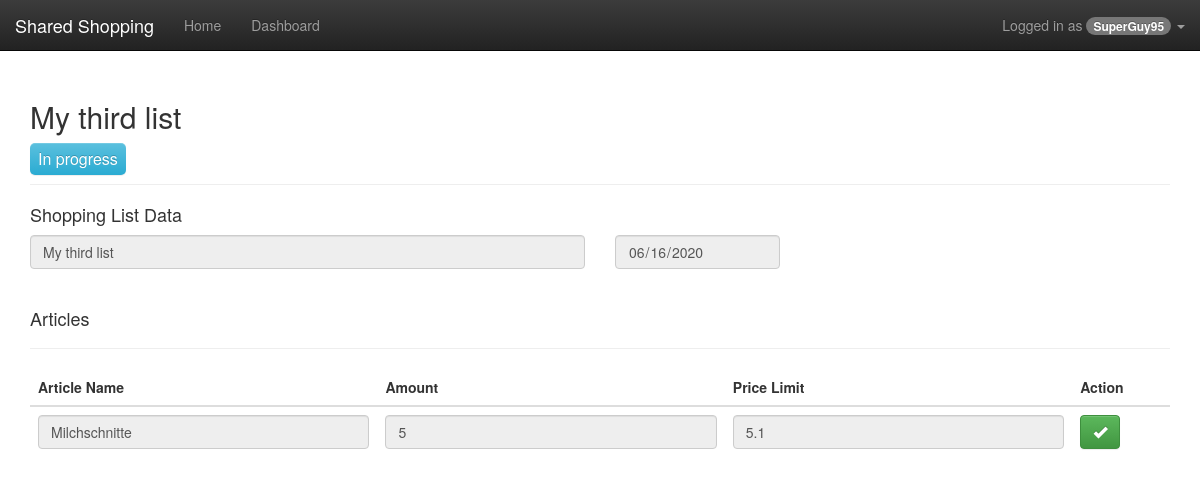
Screenshot of /index.php?view=detail&shoppingListId=3 (signed in) with the database file from the repository.
### tables this page shows
CREATE TABLE users (
	id int(11) NOT NULL AUTO_INCREMENT,
	user_name varchar(255) NOT NULL,
	password_hash char(40) NOT NULL,
	user_type ENUM('volunteer', 'helpseeker'),
    PRIMARY KEY (id),
	UNIQUE KEY user_name (user_name)
);

CREATE TABLE shopping_list (
	id int(11) NOT NULL AUTO_INCREMENT,
	creator_id int(11) NOT NULL,
	volunteer_id int(11) NULL DEFAULT NULL,
	title varchar(255) NOT NULL,
	date_until timestamp NOT NULL,
	deleted_at timestamp NULL DEFAULT NULL,
	created_at timestamp NOT NULL,
	status ENUM('Done', 'Draft', 'In progress', 'Open'),
	total_price decimal(10,2) NULL DEFAULT NULL,
	PRIMARY KEY (id),
	KEY creator_id (creator_id)
);

CREATE TABLE articles (
	id int(11) NOT NULL AUTO_INCREMENT,
    shopping_list_id int(11) NOT NULL,
	title varchar(255) NOT NULL,
	price_limit decimal(10,2) NOT NULL,
    amount int(11) NOT NULL,
	deleted_at timestamp NULL DEFAULT NULL,
	is_done BOOL DEFAULT false,
	PRIMARY KEY (id),
	KEY shopping_list_id (shopping_list_id)
);

### index.php (called while the page is built, shortened)
<?php
require_once('inc/bootstrap.php');
$default_view = 'welcome';
$view = $default_view;
if (isset($_REQUEST['view']) &&
    file_exists(__DIR__ . '/views/' . $_REQUEST['view'] . '.php')) {
        $view = $_REQUEST['view'];
    }
require_once('views/' . $view . '.php');
?>

### lib/Data/DataManager.php (called while the page is built, shortened)
<?php
class DataManager
{
    private static $__connection;
    private static function getConnection()
    {
        if (!isset(self::$__connection)) {
            $type = 'mysql';
            $host = 'localhost';
            $name = 'fh_2020_scm4_S1810307013';
            $user = 'fh_2020_scm4';
            $pass = 'fh_2020_scm4';
            self::$__connection = new \PDO($type . ':host=' . $host . ';dbname=' . $name . ';charset=utf8', $user, $pass);
        }
        return self::$__connection;
    }
    private static function query($connection, $query, $parameters = [])
    {
        $connection->setAttribute(\PDO::ATTR_ERRMODE, \PDO::ERRMODE_EXCEPTION);
        $connection->setAttribute(\PDO::ATTR_EMULATE_PREPARES, false);
        try {
            $statement = $connection->prepare($query);
            $i = 1;
            foreach ($parameters as $param) {
                if (is_int($param)) {
                    $statement->bindValue($i, $param, \PDO::PARAM_INT);
                }
                $i++;
            }
            $statement->execute();
        } catch (\Exception $e) {
            die ($e->getMessage());
        }
        return $statement;
    }
    private static function fetchObject($cursor)
    {
        return $cursor->fetch(\PDO::FETCH_OBJ);
    }
    private static function closeConnection()
    {
        self::$__connection = null;
    }
    public static function getArticlesByShoppingListId(int $shoppingListId): array
    {
        $articles = [];
        $con = self::getConnection();
        $res = self::query($con, "
            SELECT id, shopping_list_id, title, price_limit, amount, is_done
            FROM articles
            WHERE shopping_list_id = ? AND deleted_at IS NULL;
        ", [$shoppingListId]);
        while ($article = self::fetchObject($res)) {
            $articles[] = new Article($article->id, $article->shopping_list_id, $article->title, $article->price_limit, $article->amount, $article->is_done);
        }
        return $articles;
    }
    public static function getShoppingListById(int $shoppingListId): ?ShoppingList
    {
        $dateFormatString = "Y-m-d";
        $con = self::getConnection();
        $res = self::query($con, "
            SELECT id, creator_id, volunteer_id, title, date_until, status, total_price
            FROM shopping_list
            WHERE id = ? AND deleted_at IS NULL;
        ", [$shoppingListId]);
        $resSL = self::fetchObject($res);
        $shoppingList = null;
        if ($resSL) {
            $shoppingList = new ShoppingList($resSL->id, $resSL->creator_id, $resSL->volunteer_id, $resSL->title, date($dateFormatString, strtotime($resSL->date_until)), $resSL->status, $resSL->total_price);
        }
        return $shoppingList;
    }
    public static function getUserById(int $userId)
    {
        $user = null;
        $con = self::getConnection();
        $res = self::query($con, "
            SELECT id, user_name, password_hash, user_type
            FROM users
            WHERE id = ?;
        ", [$userId]);
        if ($u = self::fetchObject($res)) {
            $user = new User($u->id, $u->user_name, $u->password_hash, $u->user_type);
        }
        return $user;
    }
}
?>

### lib/SharedShopping/AuthenticationManager.php (called while the page is built, shortened)
<?php
class AuthenticationManager extends BaseObject
{
    public static function isAuthenticated() : bool {
        return isset($_SESSION['user']);
    }
    public static function getAuthenticatedUser () {
        return self::isAuthenticated() ? \Data\DataManager::getUserById($_SESSION['user']) : null;
    }
    public static function getAuthenticatedUserType () {
        $user = self::getAuthenticatedUser();
        return $user ? $user->getUserType() : null;
    }
}

### inc/bootstrap.php (called while the page is built, shortened)
<?php
spl_autoload_register(function ($class) {
   $filename = __DIR__ . '/../lib/' . str_replace('\\', DIRECTORY_SEPARATOR, $class) . '.php';
});
require_once(__DIR__ .'/../lib/Data/DataManager.php');

### lib/SharedShopping/User.php (called while the page is built, shortened)
<?php
class User extends Entity {
  private $userName;
  private $userType;
  public function __construct(int $id, string $userName, string $passwordHash, string $userType) {
    $this->userName = $userName;
    $this->userType = $userType;
  }
  public function getUserName() : string {
    return $this->userName;
  }
  public function getUserType() : string {
    return $this->userType;
  }
}

### lib/SharedShopping/Util.php (called while the page is built, shortened)
<?php
class Util extends BaseObject {
    public static function escape(string $string) : string {
        return nl2br(htmlentities($string));
    }
    public static function action(string $action, array $params = null) : string {
        $page = isset($_REQUEST[Controller::PAGE]) ?
            $_REQUEST[Controller::PAGE] :
            $_SERVER['REQUEST_URI'];
        $res = 'index.php?' . Controller::ACTION . '=' . rawurlencode($action) . '&' . Controller::PAGE . '=' .
            rawurlencode($page);
        if (is_array($params)) {
            foreach ($params as $name => $value) {
                $res .= '&' . rawurlencode($name) . '=' . rawurlencode($value);
            }
        }
        return $res;
    }
}

### lib/SharedShopping/ShoppingList.php (called while the page is built, shortened)
<?php
class ShoppingList extends Entity {
  private $volunteerId;
  private $title;
  private $status;
  public function __construct(int $id, int $creatorId, ?int $volunteerId, string $title, string $dateUntil, string $status, ?float $totalPrice) {
    $this->volunteerId = $volunteerId;
    $this->title = $title;
    $this->status = $status;
  }
  public function getVolunteerId() : ?int {
    return $this->volunteerId;
  }
  public function getTitle() : string {
    return $this->title;
  }
  public function getStatus() : string {
    return $this->status;
  }
}

### lib/SharedShopping/Entity.php (called while the page is built, shortened)
<?php
class Entity extends BaseObject implements IData  {
    private $id;
    public function __construct (int $id) {
        $this->id = $id;
    }
    public function getId() : int {
        return $this->id;
    }
}

### lib/SharedShopping/Article.php (called while the page is built, shortened)
<?php
class Article extends Entity {
  private $title;
  private $priceLimit;
  private $amount;
  private $isDone;
  public function __construct(int $id, int $shoppingListId, string $title, float $priceLimit, int $amount, bool $isDone) {
    $this->title = $title;
    $this->priceLimit = $priceLimit;
    $this->amount = $amount;
    $this->isDone = $isDone;
  }
  public function getTitle() : string {
    return $this->title;
  }
  public function getPriceLimit() : float {
    return $this->priceLimit;
  }
  public function getAmount() : int {
    return $this->amount;
  }
  public function getIsDone() : bool {
    return $this->isDone;
  }
}

### lib/SharedShopping/PermissionManager.php (called while the page is built, shortened)
<?php
class PermissionManager extends BaseObject
{
    public static function canManipulateDataInView(int $shoppingListId) : bool {
        $userType = AuthenticationManager::getAuthenticatedUserType();
        $shoppingList = DataManager::getShoppingListById($shoppingListId);
        return false;
    }
    public static function canSetArticlesToDone(int $shoppingListId) {
        $userType = AuthenticationManager::getAuthenticatedUserType();
        $shoppingList = DataManager::getShoppingListById($shoppingListId);
        $shoppingListStatus = $shoppingList->getStatus();
        if ($userType == UserType::VOLUNTEER) {
            if ($shoppingList && ($shoppingListStatus == ShoppingListStatus::IN_PROGRESS) && $shoppingList->getVolunteerId() == $_SESSION['user']) {
                return true;
            }
        }
        return false;
    }
}

### views/partials/volunteer/detailView.php (the view, shortened to what this page needs)
<div class="page-header">
    <h2><?php echo htmlentities($listTitle);?></h2>
    <?php require('views/partials/shoppingList/SLStatus.php'); ?>
</div>
<h4>Shopping List Data</h4>
<form class="form-horizontal" method="post" action="<?php echo Util::action(SharedShopping\Controller::ACTION_SL_UPDATE, array('shoppingListId' => Util::escape($shoppingList->getId()))); ?>">
<?php $actionButtonType = "update"; require('views/partials/shoppingList/SLInputGroup.php'); ?>
</form>
<div class="page-header">
    <h4>Articles</h4>
</div>
<?php require('views/partials/article/articleList.php'); ?>

### views/partials/header.php (shortened to what this page needs)
<?php
$user = AuthenticationManager::getAuthenticatedUser();
?>
<!DOCTYPE html>
<html>
<head>
    <link href="assets/bootstrap/css/bootstrap.min.css" rel="stylesheet">
    <link href="assets/bootstrap/css/bootstrap-theme.min.css" rel="stylesheet">
    <link href="assets/main.css" rel="stylesheet">
</head>
<body>
<div class="navbar navbar-inverse navbar-fixed-top">
    <div class="container-fluid">
        <div class="navbar-header">
            <a class="navbar-brand" href="index.php">Shared Shopping</a>
        </div>
        <div class="navbar-collapse collapse" id="bs-navbar-collapse-1">
            <ul class="nav navbar-nav">
                <li  <?php if ($view === 'welcome') { ?>class="active"<?php } ?>><a href="index.php">Home</a></li>
                <li <?php if ($view === 'dashboard') { ?>class="active"<?php } ?>><a href="index.php?view=dashboard">Dashboard</a></li>
            </ul>
            <ul class="nav navbar-nav navbar-right login">
                <li class="dropdown">
                    <?php  if ($user == null): ?>
                        <a href="#" class="dropdown-toggle" data-toggle="dropdown" role="button" aria-expanded="false">
                            Not logged in!
                            <b class="caret"></b>
                        </a>
                        <ul class="dropdown-menu" role="menu">
                            <li>
                                <a href="index.php?view=login">Login now</a>
                            </li>
                        </ul>
                    <?php else: ?>
                <a href="#" class="dropdown-toggle" data-toggle="dropdown" role="button" aria-expanded="false">
                  Logged in as  <span class="badge"><?php echo Util::escape($user->getUserName()); ?></span>
                  <b class="caret"></b>
                </a>
              <?php endif;  ?>
                </li>
            </ul>
        </div>
    </div>
</div>
<div class="container">

### views/partials/shoppingList/SLStatus.php (shortened to what this page needs)
<div class="badge badge-status
<?php $status = $shoppingList->getStatus();
    switch($status) {
        case ShoppingListStatus::IN_PROGRESS:
            echo htmlentities('btn-info');
            break;
    }
?>
"><?php echo htmlentities($shoppingList->getStatus());?></div>

### views/partials/shoppingList/SLName.php
<input required type="text" class="form-control" id="listTitle" name="<?php print SharedShopping\Controller::SL_TITLE; ?>" placeholder="My New ShoppingList" value="<?php echo htmlentities($listTitle); ?>"  <?php if ($userType == SharedShopping\UserType::VOLUNTEER) : ?> disabled <?php endif; ?>>

### views/partials/article/articleList.php (shortened to what this page needs)
<?php use SharedShopping\Util, Data\DataManager, SharedShopping\ShoppingListStatus;
    $articleList = DataManager::getArticlesByShoppingListId($shoppingListId);
?>
<table class="table">
    <thead>
    <tr>
        <th>
            Article Name
        </th>
        <th>
            Amount
        </th>
        <th>
            Price Limit
        </th>
        <th>
            Action
        </th>
    </tr>
    </thead>
    <tbody>
    <?php
    foreach ($articleList as $item):
        $articleTitle = $item->getTitle();
        $articleAmount = $item->getAmount();
        $articlePrice = $item->getPriceLimit();
        ?>
        <form method="post" action="<?php echo Util::action(SharedShopping\Controller::ACTION_ARTICLE_MODIFY, array('articleId' => Util::escape($item->getId()), 'shoppingListId' => $shoppingListId)); ?>">
        <tr>
            <td>
                <?php require('views/partials/article/articleTitle.php'); ?>
            </td>
            <td>
                <?php require('views/partials/article/articleAmount.php'); ?>
            </td>
            <td>
                <?php require('views/partials/article/articlePrice.php'); ?>
            </td>
            <td>
            <?php if (SharedShopping\PermissionManager::canSetArticlesToDone($shoppingListId)) : ?>
                <?php if ($item->getIsDone() == false) : ?>
                    <button class="btn btn-success" value="<?php echo SharedShopping\Controller::ACTION_ARTICLE_DONE ?>" name="<?php echo SharedShopping\Controller::ACTION_ARTICLE_DONE ?>"><span class="glyphicon glyphicon-ok" aria-hidden="true"></span></button>
                <?php endif; ?>
            <?php endif; ?>
            </td>
        </tr>
        </form>
    <?php endforeach;
    ?>
    </tbody>
</table>

### views/partials/article/articleTitle.php
<input required type="text" class="form-control" id="articleTitle" name="<?php print SharedShopping\Controller::ARTICLE_TITLE; ?>" placeholder="Name" value="<?php echo htmlentities($articleTitle); ?>" <?php if (!SharedShopping\PermissionManager::canManipulateDataInView($shoppingListId)) : ?> disabled <?php endif; ?>>

### views/partials/article/articleAmount.php
<input required pattern="^(\d*)" type="text" class="form-control" id="articleAmount" name="<?php print SharedShopping\Controller::ARTICLE_AMOUNT; ?>" placeholder="Amount" value="<?php echo htmlentities($articleAmount); ?>" <?php if (!SharedShopping\PermissionManager::canManipulateDataInView($shoppingListId)) : ?> disabled <?php endif; ?>>

### views/partials/article/articlePrice.php
<input required pattern="^(\d+(?:\.?\d{1,2})?)" type="text" class="form-control" id="articlePrice" name="<?php print SharedShopping\Controller::ARTICLE_PRICE; ?>" placeholder="Price" value="<?php echo htmlentities($articlePrice); ?>" <?php if (!SharedShopping\PermissionManager::canManipulateDataInView($shoppingListId)) : ?> disabled <?php endif; ?>>

### assets/main.css (style rules this page uses)
body { padding-top: 60px; }
.navbar .login { float: right; }
.badge-status { font-size: 16px; padding: 8px; font-weight: 400; border-radius: 5px; }

### rows the page displays
users: user_name "SuperGuy95"
shopping_list: title "My third list", status "In progress", listTitle "My third list"
articles: articleTitle "Milchschnitte", articleAmount "5", articlePrice "5.1"
